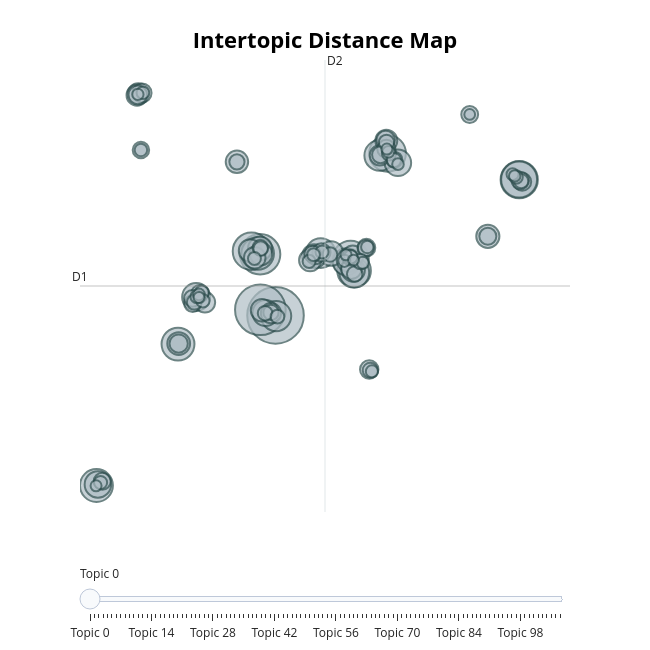

The code cell stored with this chart in its notebook:
### Markdown cell above
#### Positive reviews

### Code cell
willrecco_topicsvis, willrecco_docusvis = perform_topic_modeling(willrecco_sentences)
willrecco_topicsvis.show()
willrecco_docusvis.show()
